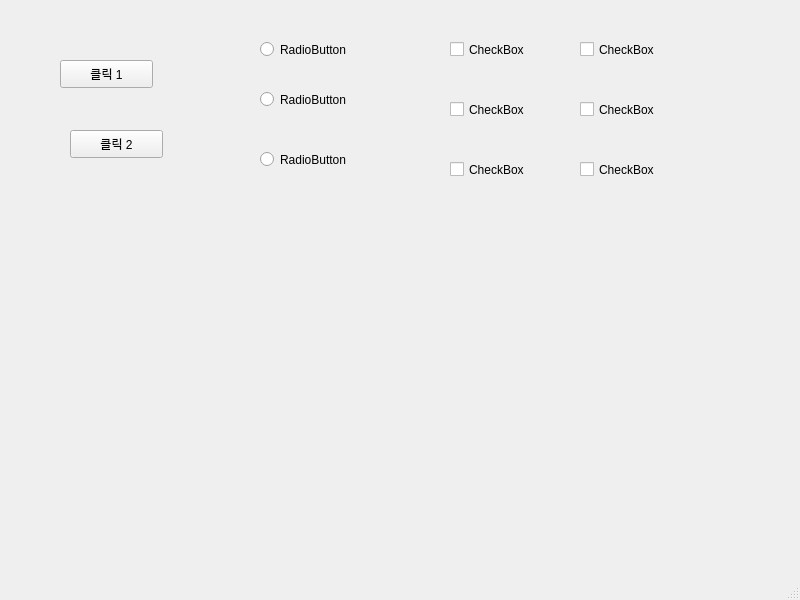
<?xml version="1.0" encoding="UTF-8"?>
<ui version="4.0">
 <class>MainWindow</class>
 <widget class="QMainWindow" name="MainWindow">
  <property name="geometry">
   <rect>
    <x>0</x>
    <y>0</y>
    <width>800</width>
    <height>600</height>
   </rect>
  </property>
  <property name="windowTitle">
   <string>MainWindow</string>
  </property>
  <widget class="QWidget" name="centralwidget">
   <widget class="QPushButton" name="pushButton_1">
    <property name="geometry">
     <rect>
      <x>60</x>
      <y>60</y>
      <width>93</width>
      <height>28</height>
     </rect>
    </property>
    <property name="text">
     <string>클릭 1</string>
    </property>
   </widget>
   <widget class="QPushButton" name="pushButton_2">
    <property name="geometry">
     <rect>
      <x>70</x>
      <y>130</y>
      <width>93</width>
      <height>28</height>
     </rect>
    </property>
    <property name="text">
     <string>클릭 2</string>
    </property>
   </widget>
   <widget class="QRadioButton" name="radioButton_1">
    <property name="geometry">
     <rect>
      <x>260</x>
      <y>40</y>
      <width>108</width>
      <height>19</height>
     </rect>
    </property>
    <property name="text">
     <string>RadioButton</string>
    </property>
   </widget>
   <widget class="QRadioButton" name="radioButton_2">
    <property name="geometry">
     <rect>
      <x>260</x>
      <y>90</y>
      <width>108</width>
      <height>19</height>
     </rect>
    </property>
    <property name="text">
     <string>RadioButton</string>
    </property>
   </widget>
   <widget class="QRadioButton" name="radioButton_3">
    <property name="geometry">
     <rect>
      <x>260</x>
      <y>150</y>
      <width>108</width>
      <height>19</height>
     </rect>
    </property>
    <property name="text">
     <string>RadioButton</string>
    </property>
   </widget>
   <widget class="QCheckBox" name="check1">
    <property name="geometry">
     <rect>
      <x>450</x>
      <y>40</y>
      <width>96</width>
      <height>19</height>
     </rect>
    </property>
    <property name="text">
     <string>CheckBox</string>
    </property>
   </widget>
   <widget class="QCheckBox" name="check2">
    <property name="geometry">
     <rect>
      <x>450</x>
      <y>100</y>
      <width>96</width>
      <height>19</height>
     </rect>
    </property>
    <property name="text">
     <string>CheckBox</string>
    </property>
   </widget>
   <widget class="QCheckBox" name="check3">
    <property name="geometry">
     <rect>
      <x>450</x>
      <y>160</y>
      <width>96</width>
      <height>19</height>
     </rect>
    </property>
    <property name="text">
     <string>CheckBox</string>
    </property>
   </widget>
   <widget class="QCheckBox" name="checkBox3">
    <property name="geometry">
     <rect>
      <x>580</x>
      <y>160</y>
      <width>96</width>
      <height>19</height>
     </rect>
    </property>
    <property name="text">
     <string>CheckBox</string>
    </property>
   </widget>
   <widget class="QCheckBox" name="checkBox2">
    <property name="geometry">
     <rect>
      <x>580</x>
      <y>100</y>
      <width>96</width>
      <height>19</height>
     </rect>
    </property>
    <property name="text">
     <string>CheckBox</string>
    </property>
   </widget>
   <widget class="QCheckBox" name="checkBox1">
    <property name="geometry">
     <rect>
      <x>580</x>
      <y>40</y>
      <width>96</width>
      <height>19</height>
     </rect>
    </property>
    <property name="text">
     <string>CheckBox</string>
    </property>
   </widget>
  </widget>
  <widget class="QMenuBar" name="menubar">
   <property name="geometry">
    <rect>
     <x>0</x>
     <y>0</y>
     <width>800</width>
     <height>26</height>
    </rect>
   </property>
  </widget>
  <widget class="QStatusBar" name="statusbar"/>
 </widget>
 <resources/>
 <connections/>
</ui>
